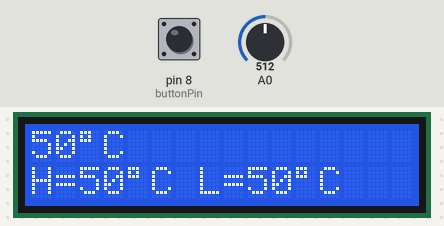
Bench run of a sketch on a simulated Arduino Uno, built with avr-gcc and run on an emulated ATmega328P. On the bench: 16×2 character LCD. The inputs (shaded band) are chosen by the test bench; at power-on: pin 8 (buttonPin) LOW, A0 = 512.

Above: at 1.2 s.
1.3 s: pin 8 (buttonPin) pulled HIGH for 3.2 s
At 5.8 s:
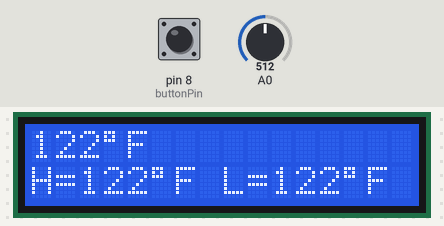
6.1 s: A0 set to 716
At 7.6 s:
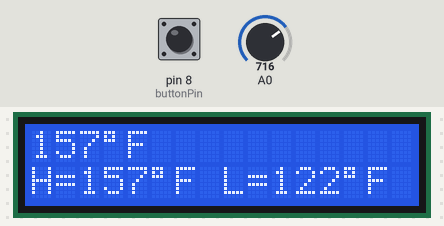
7.9 s: pin 8 (buttonPin) pulled HIGH for 0.3 s
At 9.4 s:
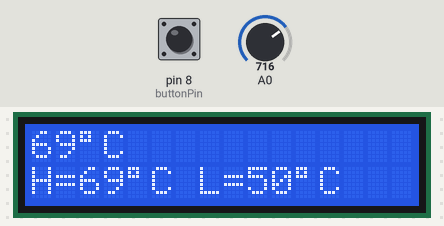
9.7 s: A0 set to 900
At 11.1 s:
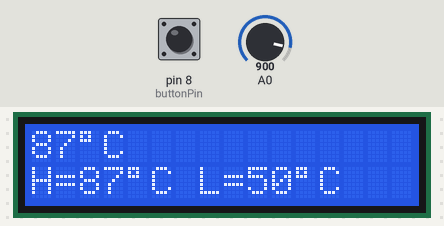
11.4 s: A0 set to 1023
At 12.7 s:
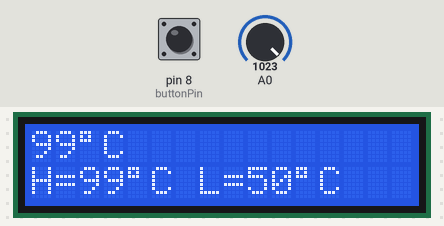
Timing chart, 0 to 14.2 s (numbered marks = the images above; inputs shaded):
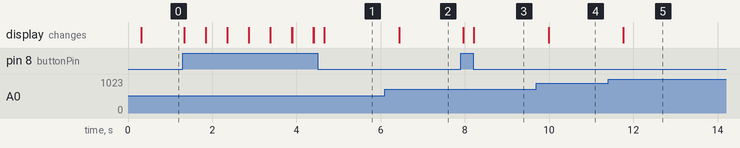

The sketch:

Project24.pde
```cpp
// PROJECT 24
#include <LiquidCrystal.h>

// initialize the library with the numbers of the interface pins
LiquidCrystal lcd(12, 11, 5, 4, 3, 2); // create an lcd object and assign the pins
int maxC=0, minC=100, maxF=0, minF=212;
int scale = 1;
int buttonPin=8;
void setup() {
  	lcd.begin(16, 2); // Set the display to 16 columns and 2 rows
  	analogReference(INTERNAL);
  	pinMode(buttonPin, INPUT);
lcd.clear();
}

void loop() {
  	lcd.setCursor(0,0); // set cursor to home position
  	int sensor = analogRead(0); // read the temp from sensor
  	int buttonState = digitalRead(buttonPin); // check for button press
  	switch (buttonState) { // change scale state if pressed
  		case HIGH:
    			scale=-scale; // invert scale
    			lcd.clear();
  	}

  	delay(250);
  	switch (scale) { // decide if C or F scale
  		case 1:
    			celsius(sensor);
    			break;
  		case -1:
    			fahrenheit(sensor);
  	}
}

void celsius(int sensor) {
  	lcd.setCursor(0,0);
  	int temp = sensor * 0.09765625; // convert to C
  	lcd.print(temp);
  	lcd.write(B11011111); // degree symbol
  	lcd.print("C  ");
  	if (temp>maxC) {maxC=temp;}
  	if (temp<minC) {minC=temp;}
  	lcd.setCursor(0,1);
  	lcd.print("H=");
  	lcd.print(maxC);
  	lcd.write(B11011111);
  	lcd.print("C L=");
  	lcd.print(minC);
  	lcd.write(B11011111);
  	lcd.print("C  ");
}

void fahrenheit(int sensor) {
  	lcd.setCursor(0,0);
  float temp = ((sensor * 0.09765625) * 1.8)+32; // convert to F
  	lcd.print(int(temp));
  	lcd.write(B11011111); // print degree symbol
  	lcd.print("F ");
  	if (temp>maxF) {maxF=temp;}
  	if (temp<minF) {minF=temp;}
  	lcd.setCursor(0,1);
  	lcd.print("H=");
  	lcd.print(maxF);
  	lcd.write(B11011111);
  	lcd.print("F L=");
  	lcd.print(minF);
  	lcd.write(B11011111);
  	lcd.print("F ");
}
```

Measured:
- after the input at 1.3 s, the display: first changes at once (image 1 shows a later state)
- after the input at 6.1 s, the display: changes after 0.34 s (image 2)
- after the input at 7.9 s, the display: first changes after 0.06 s (image 3 shows a later state)
- after the input at 9.7 s, the display: changes after 0.29 s (image 4)
- after the input at 11.4 s, the display: changes after 0.37 s (image 5)
